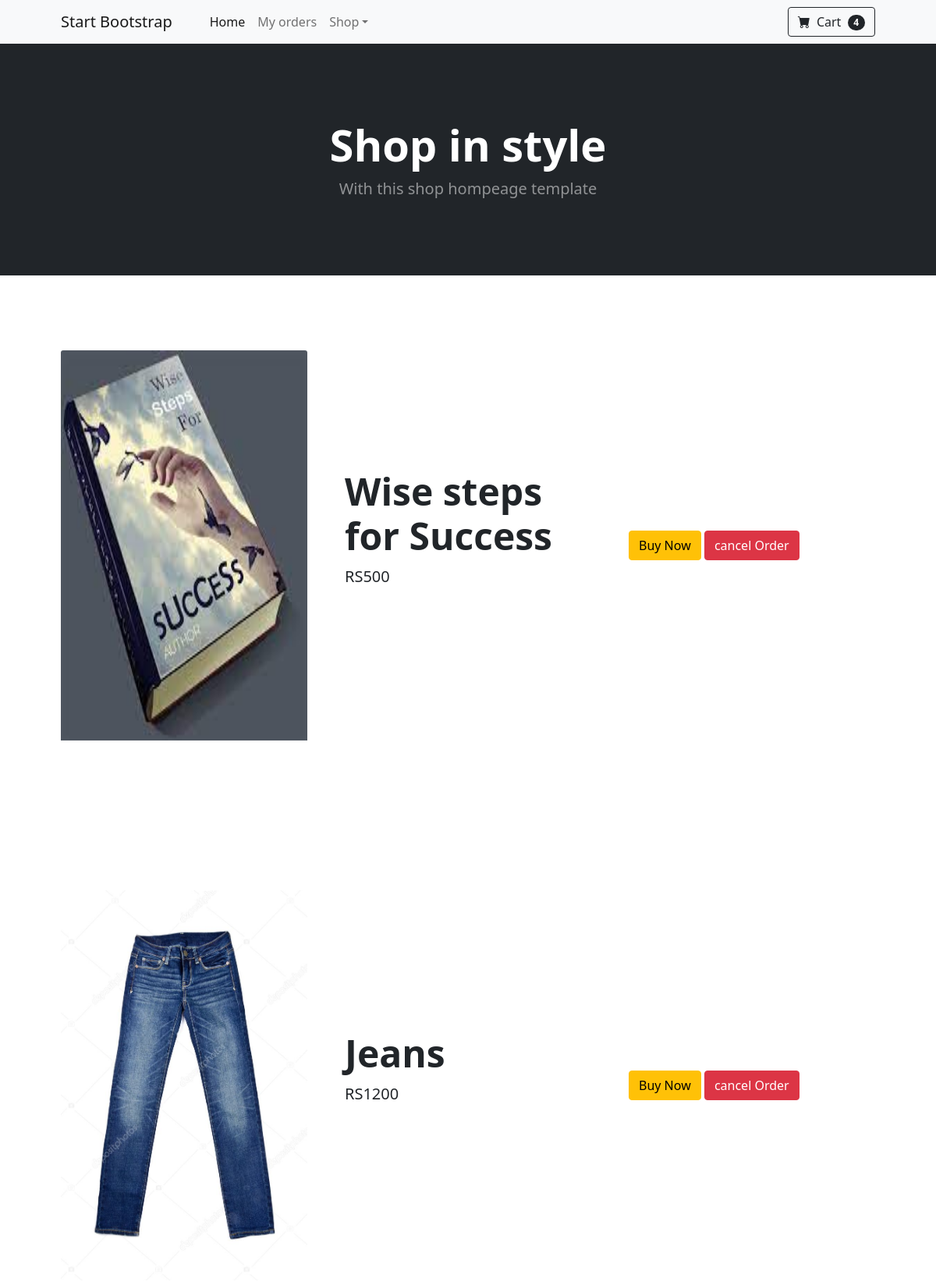
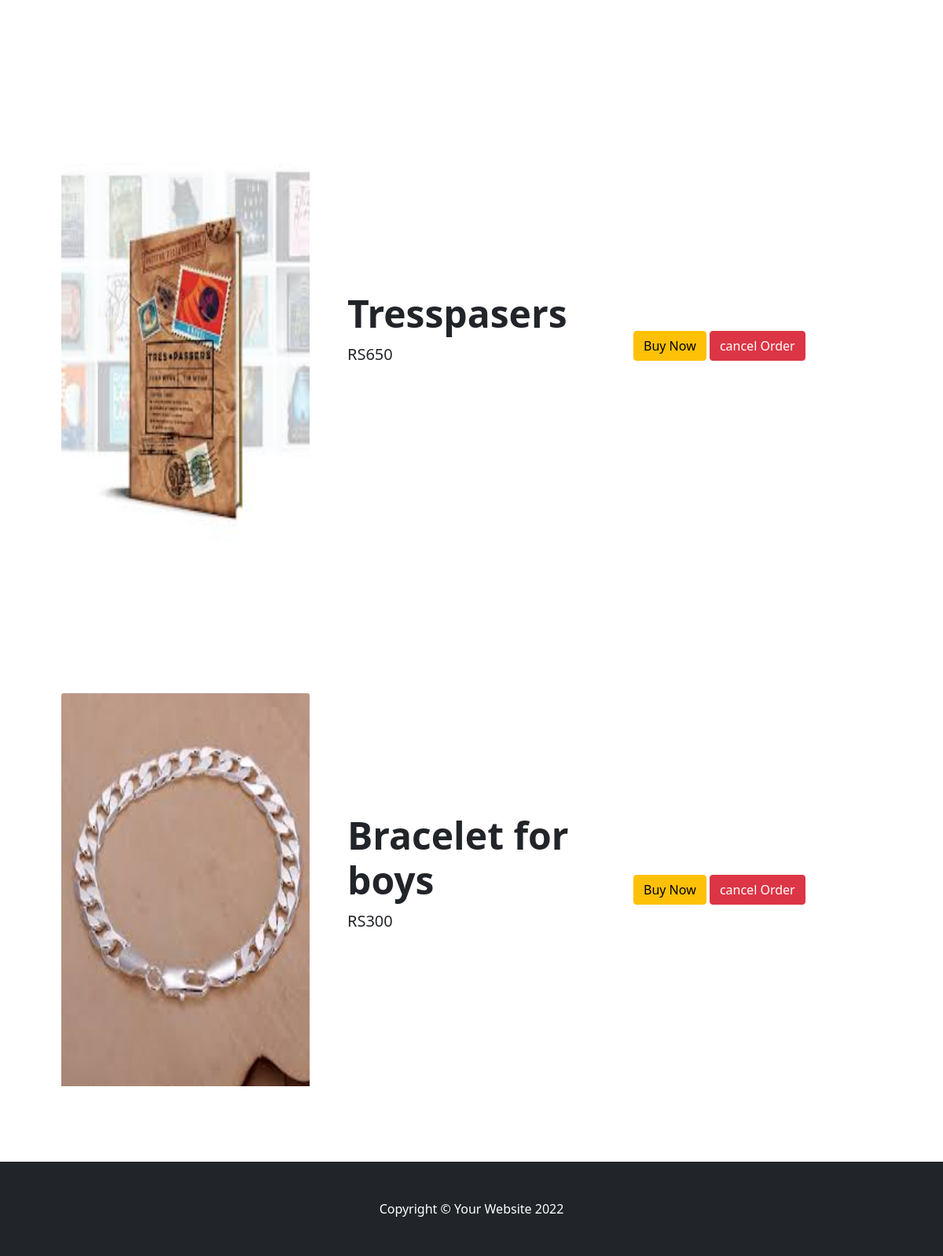
/customer/carts/all (signed in), run on the app's committed database (2 pictures, top to bottom).
### store/models.py (models this page shows, shortened)
class Carts(models.Model):
    product=models.ForeignKey(Products,on_delete=models.CASCADE)
    user=models.ForeignKey(User,on_delete=models.CASCADE)
    created_date=models.DateTimeField(auto_now_add=True)
    options=(
        ("in-cart","in-cart"),
        ("order-placed","order-placed"),
        ("cancelled","cancelled")
    )
    status=models.CharField(max_length=200,choices=options,default="in-cart")
    qty=models.PositiveIntegerField(default=1)

class Products(models.Model):
    product_name=models.CharField(max_length=200)
    category=models.ForeignKey(Category,on_delete=models.CASCADE)
    description=models.CharField(max_length=200)
    price=models.PositiveIntegerField()
    is_active=models.BooleanField(default=True)
    image=models.ImageField(upload_to="images",null=True,blank=True)

### customer/views.py (the view)
# urls.py: path("customer/carts/all",views.CartListView.as_view(),name="cart-list"),
class CartListView(View):
    def get(self,request,*args,**kwargs):
        qs=Carts.objects.filter(user=request.user,status="in-cart")
        return render(request,"cart-list.html",{"carts":qs})

### customer/context_processor.py (called while the page is built)
def cart_count(request):
    if request.user.is_authenticated:
        cnt=Carts.objects.filter(user=request.user,status="in-cart").count()
    else:
        cnt=0
    return{"count":cnt}

### customer/templates/cart-list.html (shortened to what this page needs)
{%extends 'base.html'%}
{%block body%}
{%for c in carts%}
<section class="py-5">
    <div class="container px-4 px-lg-5 my-5">
        <div class="row gx-4 gx-lg-5 align-items-center">
            <div class="col-md-4">
                {%if c.product.image%}
                <img class="card-img-top mb-5 mb-md-0" src="{{c.product.image.url}}" alt="..." / height="500px">
                {%else%}
                <img class="card-img-top mb-5 mb-md-0" src="https://dummyimage.com/600x700/dee2e6/6c757d.jpg" alt="..." / height="500px" >
                {%endif%}
            </div>
            <div class="col-md-4">
                <h1 class="display-5 fw-bolder">{{c.product.product_name}}</h1>
                <div class="fs-5 mb-5">
                    <span>RS{{c.product.price}}</span>
                </div>
            </div>
            <div class="col-4">
                <a href="{%url 'create-order' c.id%}" class="btn btn-warning">Buy Now</a>
                <a href="{%url 'cart-change' c.id%}" class="btn btn-danger">cancel Order</a>
            </div>
        </div>
    </div>
</section>
{%endfor%}
{%endblock%}

### customer/templates/base.html (shortened to what this page needs)
<!DOCTYPE html>
{%load static%}
<html lang="en">
    <head>
        <link href="https://cdn.jsdelivr.net/npm/bootstrap-icons@1.5.0/font/bootstrap-icons.css" rel="stylesheet" />
        <link href="{%static 'css/styles.css'%}" rel="stylesheet" />
    </head>
    <body>
        <nav class="navbar navbar-expand-lg navbar-light bg-light">
            <div class="container px-4 px-lg-5">
                <a class="navbar-brand" href="#!">Start Bootstrap</a>
                <div class="collapse navbar-collapse" id="navbarSupportedContent">
                    <ul class="navbar-nav me-auto mb-2 mb-lg-0 ms-lg-4">
                        <li class="nav-item"><a class="nav-link active" aria-current="page" href="#!">Home</a></li>
                        <li class="nav-item"><a class="nav-link" href="{%url 'order-list'%}">My orders</a></li>
                        <li class="nav-item dropdown">
                            <a class="nav-link dropdown-toggle" id="navbarDropdown" href="#" role="button" data-bs-toggle="dropdown" aria-expanded="false">Shop</a>
                        </li>
                    </ul>
                    <form class="d-flex">
                        <a class="btn btn-outline-dark" href="{%url 'cart-list'%}">
                            <i class="bi-cart-fill me-1"></i>
                            Cart
                            <span class="badge bg-dark text-white ms-1 rounded-pill">{{count}}</span>
                        </a>
                    </form>
                </div>
            </div>
        </nav>
        <header class="bg-dark py-5">
            <div class="container px-4 px-lg-5 my-5">
                <div class="text-center text-white">
                    <h1 class="display-4 fw-bolder">Shop in style</h1>
                    <p class="lead fw-normal text-white-50 mb-0">With this shop hompeage template</p>
                </div>
            </div>
        </header>
        {%block body%}
        {%endblock%}
        <footer class="py-5 bg-dark">
            <div class="container"><p class="m-0 text-center text-white">Copyright &copy; Your Website 2022</p></div>
        </footer>
    </body>
</html>

### data on the page
Carts: product.image (picture), product.product_name "Wise steps for Success", product.price "500"
Carts: product.image (picture), product.product_name "Jeans", product.price "1200"
Carts: product.image (picture), product.product_name "Tresspasers", product.price "650"
Carts: product.image (picture), product.product_name "Bracelet for boys", product.price "300"

### other printed values
{{ count }} "4"
